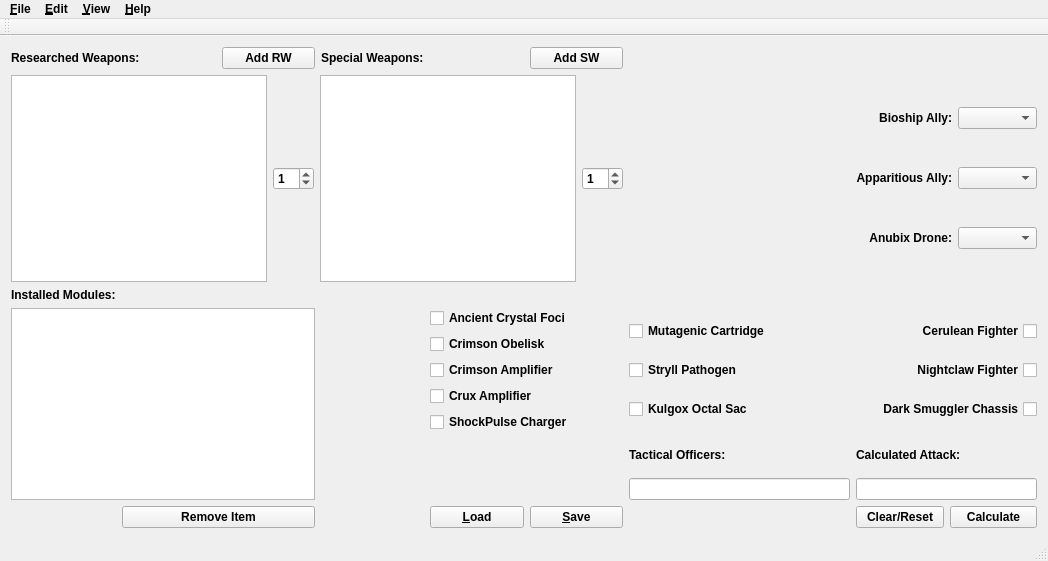
<?xml version="1.0" encoding="UTF-8"?>
<ui version="4.0">
 <class>attack_calculator</class>
 <widget class="QMainWindow" name="attack_calculator">
  <property name="geometry">
   <rect>
    <x>0</x>
    <y>0</y>
    <width>1048</width>
    <height>561</height>
   </rect>
  </property>
  <property name="font">
   <font>
    <weight>75</weight>
    <bold>true</bold>
   </font>
  </property>
  <property name="windowTitle">
   <string>Attack Calculator</string>
  </property>
  <property name="windowIcon">
   <iconset resource="images.qrc">
    <normaloff>:/image_folder/smaller_icon.ico</normaloff>:/image_folder/smaller_icon.ico</iconset>
  </property>
  <property name="styleSheet">
   <string notr="true"/>
  </property>
  <property name="iconSize">
   <size>
    <width>150</width>
    <height>150</height>
   </size>
  </property>
  <property name="unifiedTitleAndToolBarOnMac">
   <bool>false</bool>
  </property>
  <widget class="QWidget" name="centralWidget">
   <layout class="QGridLayout" name="gridLayout_2">
    <item row="4" column="0" rowspan="2" colspan="3">
     <widget class="QListWidget" name="list_installed">
      <property name="styleSheet">
       <string notr="true"/>
      </property>
     </widget>
    </item>
    <item row="6" column="7">
     <widget class="QPushButton" name="btnReset">
      <property name="text">
       <string>Clear/Reset</string>
      </property>
     </widget>
    </item>
    <item row="5" column="7" colspan="2">
     <layout class="QVBoxLayout" name="verticalLayout_4">
      <item>
       <widget class="QLabel" name="lbl_CalcAttack">
        <property name="styleSheet">
         <string notr="true">background-image: url(:/image_folder/transparent.png);</string>
        </property>
        <property name="text">
         <string>&lt;html&gt;&lt;head/&gt;&lt;body&gt;&lt;p&gt;&lt;span style=&quot; font-weight:600; color:#000000;&quot;&gt;Calculated Attack:&lt;/span&gt;&lt;/p&gt;&lt;/body&gt;&lt;/html&gt;</string>
        </property>
       </widget>
      </item>
      <item>
       <widget class="QLineEdit" name="ln_CalcAttack">
        <property name="styleSheet">
         <string notr="true"/>
        </property>
       </widget>
      </item>
     </layout>
    </item>
    <item row="0" column="5">
     <widget class="QPushButton" name="btn_addSW">
      <property name="styleSheet">
       <string notr="true"/>
      </property>
      <property name="text">
       <string>Add SW</string>
      </property>
     </widget>
    </item>
    <item row="2" column="0" colspan="6">
     <layout class="QHBoxLayout" name="horizontalLayout">
      <item>
       <widget class="QListWidget" name="list_rw">
        <property name="styleSheet">
         <string notr="true"/>
        </property>
       </widget>
      </item>
      <item>
       <widget class="QSpinBox" name="spinRW">
        <property name="styleSheet">
         <string notr="true"/>
        </property>
        <property name="value">
         <number>1</number>
        </property>
       </widget>
      </item>
      <item>
       <widget class="QListWidget" name="list_sw">
        <property name="styleSheet">
         <string notr="true">background-image: url();</string>
        </property>
       </widget>
      </item>
      <item>
       <widget class="QSpinBox" name="spinSW">
        <property name="styleSheet">
         <string notr="true"/>
        </property>
        <property name="value">
         <number>1</number>
        </property>
       </widget>
      </item>
     </layout>
    </item>
    <item row="5" column="6">
     <layout class="QVBoxLayout" name="verticalLayout_3">
      <item>
       <widget class="QLabel" name="lbl_TacOfficers">
        <property name="styleSheet">
         <string notr="true"/>
        </property>
        <property name="text">
         <string>&lt;html&gt;&lt;head/&gt;&lt;body&gt;&lt;p&gt;&lt;span style=&quot; color:#000000;&quot;&gt;Tactical Officers:&lt;/span&gt;&lt;/p&gt;&lt;/body&gt;&lt;/html&gt;</string>
        </property>
       </widget>
      </item>
      <item>
       <widget class="QLineEdit" name="ln_TacOfficers">
        <property name="styleSheet">
         <string notr="true"/>
        </property>
       </widget>
      </item>
     </layout>
    </item>
    <item row="0" column="2">
     <widget class="QPushButton" name="btn_addRW">
      <property name="styleSheet">
       <string notr="true"/>
      </property>
      <property name="text">
       <string>Add RW</string>
      </property>
     </widget>
    </item>
    <item row="0" column="3">
     <widget class="QLabel" name="lbl_sw">
      <property name="styleSheet">
       <string notr="true">background-image: url(:/image_folder/transparent.png);</string>
      </property>
      <property name="text">
       <string>&lt;html&gt;&lt;head/&gt;&lt;body&gt;&lt;p&gt;&lt;span style=&quot; font-weight:600; color:#000000;&quot;&gt;Special Weapons:&lt;/span&gt;&lt;/p&gt;&lt;/body&gt;&lt;/html&gt;</string>
      </property>
     </widget>
    </item>
    <item row="6" column="1" colspan="2">
     <widget class="QPushButton" name="btn_Remove">
      <property name="text">
       <string>Remove Item</string>
      </property>
     </widget>
    </item>
    <item row="0" column="0" colspan="2">
     <widget class="QLabel" name="lbl_rw">
      <property name="styleSheet">
       <string notr="true"/>
      </property>
      <property name="text">
       <string>&lt;html&gt;&lt;head/&gt;&lt;body&gt;&lt;p&gt;&lt;span style=&quot; font-weight:600; color:#000000;&quot;&gt;Researched Weapons:&lt;/span&gt;&lt;/p&gt;&lt;/body&gt;&lt;/html&gt;</string>
      </property>
     </widget>
    </item>
    <item row="4" column="6">
     <layout class="QVBoxLayout" name="verticalLayout_5">
      <item>
       <widget class="QCheckBox" name="checkBox_3">
        <property name="text">
         <string>Mutagenic Cartridge</string>
        </property>
       </widget>
      </item>
      <item>
       <widget class="QCheckBox" name="checkBox">
        <property name="text">
         <string>Stryll Pathogen</string>
        </property>
       </widget>
      </item>
      <item>
       <widget class="QCheckBox" name="checkBox_2">
        <property name="text">
         <string>Kulgox Octal Sac</string>
        </property>
       </widget>
      </item>
     </layout>
    </item>
    <item row="4" column="7" colspan="2">
     <layout class="QVBoxLayout" name="verticalLayout">
      <item>
       <widget class="QCheckBox" name="cbCerulean">
        <property name="layoutDirection">
         <enum>Qt::RightToLeft</enum>
        </property>
        <property name="styleSheet">
         <string notr="true"/>
        </property>
        <property name="text">
         <string>Cerulean Fighter</string>
        </property>
       </widget>
      </item>
      <item>
       <widget class="QCheckBox" name="cbNightclaw">
        <property name="layoutDirection">
         <enum>Qt::RightToLeft</enum>
        </property>
        <property name="styleSheet">
         <string notr="true"/>
        </property>
        <property name="text">
         <string>Nightclaw Fighter</string>
        </property>
       </widget>
      </item>
      <item>
       <widget class="QCheckBox" name="cbDarkSmuggler">
        <property name="layoutDirection">
         <enum>Qt::RightToLeft</enum>
        </property>
        <property name="styleSheet">
         <string notr="true"/>
        </property>
        <property name="text">
         <string>Dark Smuggler Chassis</string>
        </property>
       </widget>
      </item>
     </layout>
    </item>
    <item row="6" column="8">
     <widget class="QPushButton" name="btnCalculate">
      <property name="text">
       <string>Calculate</string>
      </property>
     </widget>
    </item>
    <item row="3" column="0">
     <widget class="QLabel" name="lbl_installed">
      <property name="styleSheet">
       <string notr="true">background-image: url(:/image_folder/transparent.png);</string>
      </property>
      <property name="text">
       <string>&lt;html&gt;&lt;head/&gt;&lt;body&gt;&lt;p&gt;&lt;span style=&quot; font-weight:600; color:#000000;&quot;&gt;Installed Modules:&lt;/span&gt;&lt;/p&gt;&lt;/body&gt;&lt;/html&gt;</string>
      </property>
     </widget>
    </item>
    <item row="2" column="7" colspan="2">
     <layout class="QGridLayout" name="gridLayout">
      <item row="2" column="0">
       <widget class="QLabel" name="lbl_anubix">
        <property name="styleSheet">
         <string notr="true">background-image: url(:/image_folder/transparent.png);</string>
        </property>
        <property name="text">
         <string>&lt;html&gt;&lt;head/&gt;&lt;body&gt;&lt;p align=&quot;right&quot;&gt;Anubix Drone:&lt;/p&gt;&lt;/body&gt;&lt;/html&gt;</string>
        </property>
       </widget>
      </item>
      <item row="1" column="1">
       <widget class="QComboBox" name="comboApparitious">
        <property name="styleSheet">
         <string notr="true"/>
        </property>
       </widget>
      </item>
      <item row="1" column="0">
       <widget class="QLabel" name="lbl_apparitious">
        <property name="layoutDirection">
         <enum>Qt::RightToLeft</enum>
        </property>
        <property name="styleSheet">
         <string notr="true">background-image: url(:/image_folder/transparent.png);</string>
        </property>
        <property name="text">
         <string>&lt;html&gt;&lt;head/&gt;&lt;body&gt;&lt;p align=&quot;right&quot;&gt;Apparitious Ally:&lt;/p&gt;&lt;/body&gt;&lt;/html&gt;</string>
        </property>
       </widget>
      </item>
      <item row="0" column="0">
       <widget class="QLabel" name="lbl_bioship">
        <property name="layoutDirection">
         <enum>Qt::RightToLeft</enum>
        </property>
        <property name="styleSheet">
         <string notr="true">background-image: url(:/image_folder/transparent.png);</string>
        </property>
        <property name="text">
         <string>&lt;html&gt;&lt;head/&gt;&lt;body&gt;&lt;p align=&quot;right&quot;&gt;Bioship Ally:&lt;/p&gt;&lt;/body&gt;&lt;/html&gt;</string>
        </property>
       </widget>
      </item>
      <item row="0" column="1">
       <widget class="QComboBox" name="comboBioship">
        <property name="styleSheet">
         <string notr="true"/>
        </property>
       </widget>
      </item>
      <item row="2" column="1">
       <widget class="QComboBox" name="comboAnubix">
        <property name="styleSheet">
         <string notr="true"/>
        </property>
       </widget>
      </item>
     </layout>
    </item>
    <item row="4" column="4" colspan="2">
     <layout class="QVBoxLayout" name="verticalLayout_2">
      <item>
       <widget class="QCheckBox" name="cbACF">
        <property name="styleSheet">
         <string notr="true"/>
        </property>
        <property name="text">
         <string>Ancient Crystal Foci</string>
        </property>
       </widget>
      </item>
      <item>
       <widget class="QCheckBox" name="cbCrimsonObelisk">
        <property name="styleSheet">
         <string notr="true"/>
        </property>
        <property name="text">
         <string>Crimson Obelisk</string>
        </property>
       </widget>
      </item>
      <item>
       <widget class="QCheckBox" name="cbCrimsonAmp">
        <property name="styleSheet">
         <string notr="true"/>
        </property>
        <property name="text">
         <string>Crimson Amplifier</string>
        </property>
       </widget>
      </item>
      <item>
       <widget class="QCheckBox" name="cbCruxAmp">
        <property name="styleSheet">
         <string notr="true"/>
        </property>
        <property name="text">
         <string>Crux Amplifier</string>
        </property>
       </widget>
      </item>
      <item>
       <widget class="QCheckBox" name="cbShockPulse">
        <property name="text">
         <string>ShockPulse Charger</string>
        </property>
       </widget>
      </item>
     </layout>
    </item>
    <item row="6" column="5">
     <widget class="QPushButton" name="btnSave">
      <property name="text">
       <string>&amp;Save</string>
      </property>
     </widget>
    </item>
    <item row="6" column="4">
     <widget class="QPushButton" name="btnLoad">
      <property name="text">
       <string>&amp;Load</string>
      </property>
     </widget>
    </item>
   </layout>
   <zorder>lbl_rw</zorder>
   <zorder>lbl_installed</zorder>
   <zorder>lbl_bioship</zorder>
   <zorder>lbl_apparitious</zorder>
   <zorder>lbl_anubix</zorder>
   <zorder>lbl_CalcAttack</zorder>
   <zorder>lbl_TacOfficers</zorder>
   <zorder>list_installed</zorder>
   <zorder>list_rw</zorder>
   <zorder>list_sw</zorder>
   <zorder>comboBioship</zorder>
   <zorder>comboApparitious</zorder>
   <zorder>comboAnubix</zorder>
   <zorder>ln_TacOfficers</zorder>
   <zorder>ln_CalcAttack</zorder>
   <zorder>cbACF</zorder>
   <zorder>cbCrimsonObelisk</zorder>
   <zorder>cbCrimsonAmp</zorder>
   <zorder>cbCruxAmp</zorder>
   <zorder>cbCerulean</zorder>
   <zorder>cbNightclaw</zorder>
   <zorder>cbDarkSmuggler</zorder>
   <zorder>spinRW</zorder>
   <zorder>spinSW</zorder>
   <zorder>cbACF</zorder>
   <zorder>cbCerulean</zorder>
   <zorder>btnCalculate</zorder>
   <zorder>btnReset</zorder>
   <zorder>checkBox_2</zorder>
   <zorder>checkBox_3</zorder>
   <zorder>checkBox</zorder>
   <zorder>btn_Remove</zorder>
   <zorder></zorder>
   <zorder>btn_addRW</zorder>
   <zorder>lbl_sw</zorder>
   <zorder>btn_addSW</zorder>
   <zorder></zorder>
   <zorder>btnSave</zorder>
   <zorder>btnLoad</zorder>
  </widget>
  <widget class="QMenuBar" name="menuBar">
   <property name="geometry">
    <rect>
     <x>0</x>
     <y>0</y>
     <width>1048</width>
     <height>25</height>
    </rect>
   </property>
   <widget class="QMenu" name="menu_File">
    <property name="title">
     <string>&amp;File</string>
    </property>
    <addaction name="action_Load"/>
    <addaction name="action_Save"/>
    <addaction name="actionE_xit"/>
   </widget>
   <widget class="QMenu" name="menu_View">
    <property name="title">
     <string>&amp;View</string>
    </property>
    <addaction name="actionBase_Combat"/>
    <addaction name="actionInvasion"/>
    <addaction name="actionNPC"/>
    <addaction name="actionStandard"/>
   </widget>
   <widget class="QMenu" name="menu_Help">
    <property name="title">
     <string>&amp;Help</string>
    </property>
    <addaction name="action_About"/>
    <addaction name="actionTutorial"/>
   </widget>
   <widget class="QMenu" name="menu_Edit">
    <property name="title">
     <string>&amp;Edit</string>
    </property>
    <addaction name="action_Undo"/>
   </widget>
   <addaction name="menu_File"/>
   <addaction name="menu_Edit"/>
   <addaction name="menu_View"/>
   <addaction name="menu_Help"/>
  </widget>
  <widget class="QToolBar" name="mainToolBar">
   <attribute name="toolBarArea">
    <enum>TopToolBarArea</enum>
   </attribute>
   <attribute name="toolBarBreak">
    <bool>true</bool>
   </attribute>
  </widget>
  <widget class="QStatusBar" name="statusBar"/>
  <action name="actionE_xit">
   <property name="text">
    <string>E&amp;xit</string>
   </property>
  </action>
  <action name="actionStandard">
   <property name="checkable">
    <bool>true</bool>
   </property>
   <property name="checked">
    <bool>true</bool>
   </property>
   <property name="text">
    <string>Standard</string>
   </property>
  </action>
  <action name="actionNPC">
   <property name="checkable">
    <bool>true</bool>
   </property>
   <property name="text">
    <string>NPC</string>
   </property>
  </action>
  <action name="actionInvasion">
   <property name="checkable">
    <bool>true</bool>
   </property>
   <property name="text">
    <string>Invasion</string>
   </property>
  </action>
  <action name="actionBase_Combat">
   <property name="checkable">
    <bool>true</bool>
   </property>
   <property name="text">
    <string>Base Combat</string>
   </property>
  </action>
  <action name="action_About">
   <property name="text">
    <string>&amp;About</string>
   </property>
  </action>
  <action name="actionTutorial">
   <property name="text">
    <string>Tutorial</string>
   </property>
  </action>
  <action name="action_Undo">
   <property name="text">
    <string>&amp;Undo</string>
   </property>
  </action>
  <action name="action_Save">
   <property name="text">
    <string>&amp;Save</string>
   </property>
  </action>
  <action name="action_Load">
   <property name="text">
    <string>&amp;Load</string>
   </property>
  </action>
 </widget>
 <layoutdefault spacing="6" margin="11"/>
 <resources>
  <include location="images.qrc"/>
 </resources>
 <connections/>
</ui>
